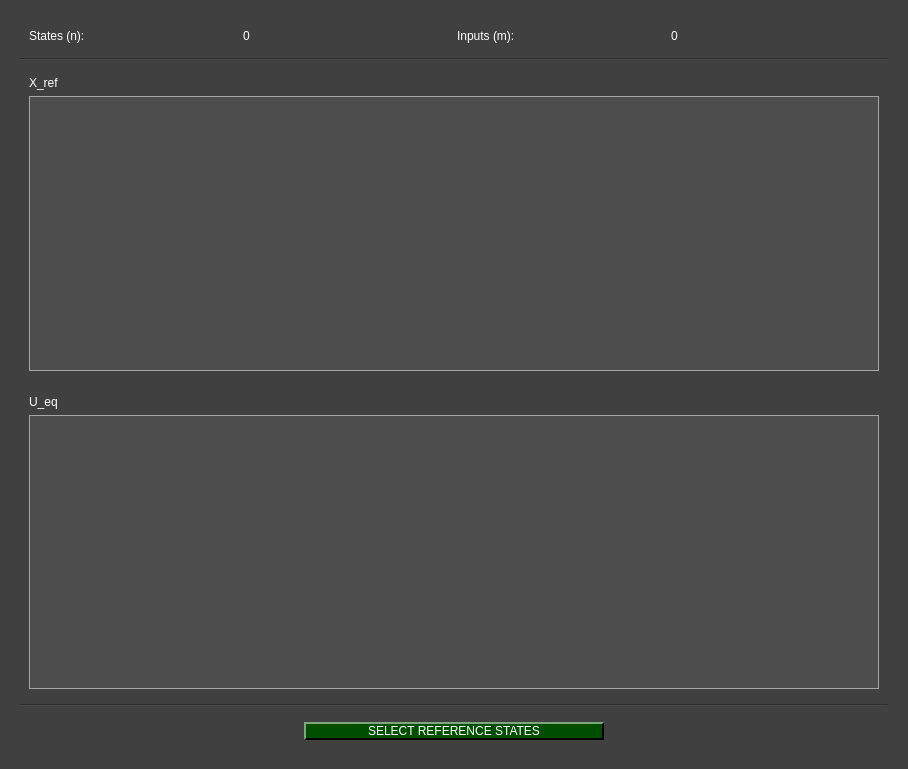
<?xml version="1.0" encoding="UTF-8"?>
<ui version="4.0">
 <class>Select_LQR_References</class>
 <widget class="QWidget" name="Select_LQR_References">
  <property name="geometry">
   <rect>
    <x>0</x>
    <y>0</y>
    <width>908</width>
    <height>769</height>
   </rect>
  </property>
  <property name="windowTitle">
   <string>Form</string>
  </property>
  <property name="styleSheet">
   <string notr="true">QWidget{
	background-color: rgb(64, 64, 64);
}

QTabWidget::pane { 
   border: 1px solid rgb(166, 166, 166);
}

QTabBar::tab {
  	background-color: rgb(77, 77, 77);
 }

 QTabBar::tab:selected {
  	background-color: rgb(140, 140, 140);
	padding-top: 2px;
	padding-bottom: 2px;
	padding-left: 12px;
	padding-right: 12px;
 }

 QTabBar::tab:selected:hover {
  	background-color: rgb(140, 140, 140);
	padding-top: 2px;
	padding-bottom: 2px;
	padding-left: 12px;
	padding-right: 12px;
 }

 QTabBar::tab:hover {
  	background-color: rgb(109, 109, 109);
	padding-top: 2px;
	padding-bottom: 2px;
	padding-left: 12px;
	padding-right: 12px;
 }

 QTabBar::tab:middle {
	border-right: 1px dashed rgb(166, 166, 166);
	border-left: 1px dashed rgb(166, 166, 166);
	padding-top: 2px;
	padding-bottom: 2px;
	padding-left: 12px;
	padding-right: 12px;
 }

 QTabBar::tab:last {
	border-top-right-radius: 10px;
	padding-top: 2px;
	padding-bottom: 2px;
	padding-left: 12px;
	padding-right: 12px;
 }

 QTabBar::tab:first {
	border-top-left-radius: 10px;
	padding-top: 2px;
	padding-bottom: 2px;
	padding-left: 12px;
	padding-right: 12px;
 }


QComboBox QAbstractItemView {
    background-color: rgb(77, 77, 77);
}

QComboBox QAbstractItemView::item:focus{
    background-color: rgb(140, 140, 140);
}

QDoubleSpinBox{
	background-color: rgb(77, 77, 77);
	
	border-top: 1.5px solid rgb(46, 46, 46);
	border-left: 1.5px solid rgb(46, 46, 46);

	border-bottom: 1.5px solid rgb(166, 166, 166);
	border-right: 1.5px solid rgb(166, 166, 166);
}

QDoubleSpinBox::up-button{
    image: url(:/imgs/drop_up_arrow.png);
	width: 11px;

	background-color: rgb(0, 79, 0);
	border-top: 1.5px solid rgb(127, 167, 127);
	border-left: 1.5px solid rgb(127, 167, 127);

	border-bottom: 1.5px solid rgb(0, 0, 0);
	border-right: 1.5px solid rgb(0, 0, 0);
}

QDoubleSpinBox::up-button:pressed{
	border: 2px solid rgb(255, 255, 255);
}

QDoubleSpinBox::up-button:hover{
	background-color: rgb(0, 50, 0);
}

QDoubleSpinBox::down-button{
    image: url(:/imgs/drop_down_arrow.png);
	width: 11px;

	background-color: rgb(0, 79, 0);
	border-top: 1.5px solid rgb(127, 167, 127);
	border-left: 1.5px solid rgb(127, 167, 127);

	border-bottom: 1.5px solid rgb(0, 0, 0);
	border-right: 1.5px solid rgb(0, 0, 0);
}

QDoubleSpinBox::down-button:pressed{
	border: 2px solid rgb(255, 255, 255);
}

QDoubleSpinBox::down-button:hover{
	background-color: rgb(0, 50, 0);
}

QWidget#centralwidget{
	background-color: rgb(64, 64, 64);
}

QWidget{
	color: rgb(255, 255, 255);
}

QComboBox{
	background-color: rgb(77, 77, 77);
	
	border-top: 1.5px solid rgb(46, 46, 46);
	border-left: 1.5px solid rgb(46, 46, 46);

	border-bottom: 1.5px solid rgb(166, 166, 166);
	border-right: 1.5px solid rgb(166, 166, 166);
}


QComboBox::drop-down{
	image: url(:/imgs/imgs/drop_down_arrow.png);
	width: 11px;

	background-color: rgb(0, 79, 0);
	border-top: 2px solid rgb(127, 167, 127);
	border-left: 2px solid rgb(127, 167, 127);

	border-bottom: 2px solid rgb(0, 0, 0);
	border-right: 2px solid rgb(0, 0, 0);
}

QComboBox::drop-down:hover{
	background-color: rgb(0, 50, 0);
}

QComboBox::drop-down:pressed{
	border: 2px solid rgb(255, 255, 255);
}

QPushButton{
	background-color: rgb(0, 79, 0);

	border-top: 1.5px solid rgb(127, 167, 127);
	border-left: 1.5px solid rgb(127, 167, 127);

	border-bottom: 1.5px solid rgb(0, 0, 0);
	border-right: 1.5px solid rgb(0, 0, 0);

	
	font: 12pt &quot;Helvetica&quot;;
	text-align:center;
}

QWidget{
	font: 12pt &quot;Helvetica&quot;;
}

QPushButton:hover{
	background-color: rgb(0, 50, 0);
}

QPushButton:pressed{
	border: 2px solid rgb(255, 255, 255);
}

QLineEdit{
	background-color: rgb(77, 77, 77);
	border-top: 1.5px solid rgb(46, 46, 46);
	border-left: 1.5px solid rgb(46, 46, 46);

	border-bottom: 1.5px solid rgb(166, 166, 166);
	border-right: 1.5px solid rgb(166, 166, 166);
}

QRadioButton::indicator{
	border-radius: 6px;
	border-top: 1.5px solid rgb(0, 0, 0);
	border-left: 1.5px solid rgb(0, 0, 0);

	border-bottom: 1.5px solid rgb(160, 160, 160);
	border-right: 1.5px solid rgb(160, 160, 160);
}

QRadioButton::indicator::checked{
	background-color: white;
}

QRadioButton::indicator::unchecked:hover{
	background-color: #9F9F9F;
}

QRadioButton::indicator::pressed{
	border: 1.5px solid #505050
}

QPushButton#reload_devices{
	image: url(:/imgs/imgs/reload.png);
	width: 11px;
	background-color: rgb(0, 79, 0);

	border-top: 1.5px solid rgb(127, 167, 127);
	border-left: 1.5px solid rgb(127, 167, 127);

	border-bottom: 1.5px solid rgb(0, 0, 0);
	border-right: 1.5px solid rgb(0, 0, 0);

	
	font: 12pt &quot;Helvetica&quot;;
	text-align:center;
}

QPushButton#reload_devices:hover{
	background-color: rgb(0, 50, 0);
}

QPushButton#reload_devices:pressed{
	border: 2px solid rgb(255, 255, 255);
}

QSpinBox{
	background-color: rgb(77, 77, 77);
	
	border-top: 1.5px solid rgb(46, 46, 46);
	border-left: 1.5px solid rgb(46, 46, 46);

	border-bottom: 1.5px solid rgb(166, 166, 166);
	border-right: 1.5px solid rgb(166, 166, 166);
}

QSpinBox::up-button{
    image: url(:/imgs/imgs/drop_up_arrow.png);
	width: 11px;

	background-color: rgb(0, 79, 0);
	border-top: 1.5px solid rgb(127, 167, 127);
	border-left: 1.5px solid rgb(127, 167, 127);

	border-bottom: 1.5px solid rgb(0, 0, 0);
	border-right: 1.5px solid rgb(0, 0, 0);
}

QSpinBox::up-button:pressed{
	border: 2px solid rgb(255, 255, 255);
}

QSpinBox::up-button:hover{
	background-color: rgb(0, 50, 0);
}

QSpinBox::down-button{
    image: url(:/imgs/imgs/drop_down_arrow.png);
	width: 11px;

	background-color: rgb(0, 79, 0);
	border-top: 1.5px solid rgb(127, 167, 127);
	border-left: 1.5px solid rgb(127, 167, 127);

	border-bottom: 1.5px solid rgb(0, 0, 0);
	border-right: 1.5px solid rgb(0, 0, 0);
}

QSpinBox::down-button:pressed{
	border: 2px solid rgb(255, 255, 255);
}

QSpinBox::down-button:hover{
	background-color: rgb(0, 50, 0);
}

QTableWidget {
    background-color: rgb(77, 77, 77);
    gridline-color: rgb(166, 166, 166);
    color: white; /* All text white */
    border: 1px solid rgb(166, 166, 166);
    font: 11pt &quot;Helvetica&quot;;
    selection-background-color: rgb(110, 110, 110); 
    selection-color: white;
}

QHeaderView::section {
    background-color: rgb(77, 77, 77);
    color: white;
    border: 1px solid rgb(166, 166, 166);
}

QTableWidget QLineEdit {
    background-color: rgb(90, 90, 90); 
    color: white;
    border: 1px solid rgb(166, 166, 166);
}

QTableWidget::item {
    color: white;
}

QTableWidget::item:selected {
    background-color: rgb(110, 110, 110);
    color: white;
}

QScrollBar:vertical {
     border: 1px solid rgb(140, 140, 140);
     background: rgb(140, 140, 140);
     width: 17px;
     margin: 17px 0 17px 0;
 }
QScrollBar::handle:vertical {
     background: rgb(0, 79, 0);
     min-height: 20px;
 }
QScrollBar::add-line:vertical {
	image: url(:/imgs/imgs/drop_down_arrow.png);
     border: 1px solid rgb(140, 140, 140);
     background: rgb(0, 79, 0);
     height: 15px;
     subcontrol-position: bottom;
     subcontrol-origin: margin;
 }

QScrollBar::sub-line:vertical {
	image: url(:/imgs/imgs/drop_up_arrow.png);
     border: 1px solid rgb(140, 140, 140);
     background: rgb(0, 79, 0);
     height: 15px;
     subcontrol-position: top;
     subcontrol-origin: margin;
 }

QScrollBar::add-line:vertical:pressed {
    border: 1px solid rgb(255, 255, 255);
	background: rgb(0, 79, 0)
 }

QScrollBar::sub-line:vertical:pressed {
	border: 1px solid rgb(255, 255, 255);
	background: rgb(0, 79, 0)
 }

QScrollBar::add-line:vertical:hover {
     background-color: rgb(0, 50, 0);
 }

QScrollBar::sub-line:vertical:hover {
    background-color: rgb(0, 50, 0);
 }

QScrollBar::handle:vertical:pressed {
    border: 1px solid rgb(255, 255, 255);
	background: rgb(0, 79, 0)
 }

QScrollBar::handle:vertical:hover {
    background-color: rgb(0, 50, 0);
 }

QScrollBar::add-page:vertical, QScrollBar::sub-page:vertical {
     background: none;
 }

QScrollArea{
	border: none;
}

QScrollBar:horizontal {
    border: 1px solid rgb(140, 140, 140);
    background: rgb(140, 140, 140);
    height: 17px;
    margin: 0 17px 0 17px; 
}

QScrollBar::handle:horizontal {
    background: rgb(0, 79, 0);
    min-width: 20px;
}

QScrollBar::add-line:horizontal {
    image: url(:/imgs/imgs/drop_right_arrow.png); 
    border: 1px solid rgb(140, 140, 140);
    background: rgb(0, 79, 0);
    width: 15px;
    subcontrol-position: right;
    subcontrol-origin: margin;
}

QScrollBar::sub-line:horizontal {
    image: url(:/imgs/imgs/drop_left_arrow.png);
    border: 1px solid rgb(140, 140, 140);
    background: rgb(0, 79, 0);
    width: 15px;
    subcontrol-position: left;
    subcontrol-origin: margin;
}

QScrollBar::add-line:horizontal:pressed, QScrollBar::sub-line:horizontal:pressed, QScrollBar::handle:horizontal:pressed {
    border: 1px solid rgb(255, 255, 255);
    background: rgb(0, 79, 0);
}

QScrollBar::add-line:horizontal:hover, QScrollBar::sub-line:horizontal:hover, QScrollBar::handle:horizontal:hover {
    background-color: rgb(0, 50, 0);
}

QScrollBar::add-page:horizontal, QScrollBar::sub-page:horizontal {
    background: none;
}
</string>
  </property>
  <layout class="QGridLayout" name="gridLayout">
   <item row="0" column="0">
    <widget class="QScrollArea" name="scrollArea">
     <property name="widgetResizable">
      <bool>true</bool>
     </property>
     <widget class="QWidget" name="scrollAreaWidgetContents">
      <property name="geometry">
       <rect>
        <x>0</x>
        <y>0</y>
        <width>890</width>
        <height>751</height>
       </rect>
      </property>
      <layout class="QGridLayout" name="gridLayout_2">
       <item row="5" column="0">
        <widget class="QWidget" name="bottom" native="true">
         <layout class="QGridLayout" name="gridLayout_6">
          <item row="1" column="0">
           <widget class="QPushButton" name="select_button">
            <property name="minimumSize">
             <size>
              <width>300</width>
              <height>0</height>
             </size>
            </property>
            <property name="maximumSize">
             <size>
              <width>200</width>
              <height>16777215</height>
             </size>
            </property>
            <property name="text">
             <string>SELECT REFERENCE STATES</string>
            </property>
           </widget>
          </item>
         </layout>
        </widget>
       </item>
       <item row="2" column="0">
        <widget class="QWidget" name="Matrix_X" native="true">
         <layout class="QVBoxLayout" name="verticalLayout">
          <item>
           <widget class="QLabel" name="labelX">
            <property name="text">
             <string>X_ref</string>
            </property>
           </widget>
          </item>
          <item>
           <widget class="QTableWidget" name="tableX"/>
          </item>
         </layout>
        </widget>
       </item>
       <item row="4" column="0">
        <widget class="Line" name="line_bottom">
         <property name="orientation">
          <enum>Qt::Orientation::Horizontal</enum>
         </property>
        </widget>
       </item>
       <item row="1" column="0">
        <widget class="Line" name="line_header">
         <property name="orientation">
          <enum>Qt::Orientation::Horizontal</enum>
         </property>
        </widget>
       </item>
       <item row="3" column="0">
        <widget class="QWidget" name="Matrix_U" native="true">
         <layout class="QVBoxLayout" name="verticalLayout_2">
          <item>
           <widget class="QLabel" name="labelU">
            <property name="text">
             <string>U_eq</string>
            </property>
           </widget>
          </item>
          <item>
           <widget class="QTableWidget" name="tableU"/>
          </item>
         </layout>
        </widget>
       </item>
       <item row="0" column="0">
        <widget class="QWidget" name="header" native="true">
         <layout class="QGridLayout" name="gridLayout_3">
          <item row="0" column="2">
           <widget class="QLabel" name="label_input">
            <property name="text">
             <string>Inputs (m):</string>
            </property>
           </widget>
          </item>
          <item row="0" column="0">
           <widget class="QLabel" name="label_states">
            <property name="text">
             <string>States (n):</string>
            </property>
           </widget>
          </item>
          <item row="0" column="1">
           <widget class="QLabel" name="nl_states">
            <property name="text">
             <string>0</string>
            </property>
           </widget>
          </item>
          <item row="0" column="3">
           <widget class="QLabel" name="nl_inputs">
            <property name="text">
             <string>0</string>
            </property>
           </widget>
          </item>
         </layout>
        </widget>
       </item>
      </layout>
     </widget>
    </widget>
   </item>
  </layout>
 </widget>
 <resources>
  <include location="resources_1.qrc"/>
 </resources>
 <connections/>
</ui>
